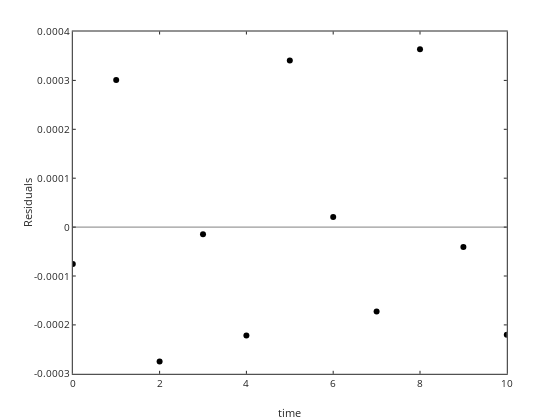

Notebook code for this chart:
### Code cell
% plot the residuals

plot(t,N-Nbst,'ko',t,zeros(size(N)),'k-')
xlabel('time'); ylabel('Residuals')

### Figure 1 — Plotly figure (JSON) as saved in the notebook; plotly's stock layout.template omitted (floating-point values rounded to 4 significant figures)
{"data": [{"line": {"color": "rgb(0,0,0)", "width": 0.5}, "marker": {"color": "rgb(0,0,0)", "line": {"color": "rgb(0,0,0)"}, "size": 6, "symbol": "circle"}, "mode": "markers", "name": "", "showlegend": false, "type": "scatter", "visibility": true, "x": [0, 1, 2, 3, 4, 5, 6, 7, 8, 9, 10], "xaxis": "x", "y": [-7.568e-05, 0.0003011, -0.000275, -1.473e-05, -0.0002218, 0.0003408, 2.091e-05, -0.0001727, 0.0003636, -4.046e-05, -0.0002202], "yaxis": "y"}, {"line": {"color": "rgb(0,0,0)", "dash": "solid", "width": 0.5}, "marker": {"color": "rgb(0,0,0)", "line": {"color": "rgb(0,0,0)"}, "size": 6, "symbol": "none"}, "mode": "lines", "name": "", "showlegend": false, "type": "scatter", "visibility": true, "x": [0, 1, 2, 3, 4, 5, 6, 7, 8, 9, 10], "xaxis": "x", "y": [0, 0, 0, 0, 0, 0, 0, 0, 0, 0, 0], "yaxis": "y"}], "layout": {"height": 420, "hovermode": "closest", "margin": {"b": 0, "l": 0, "r": 0, "t": 0}, "plot_bgcolor": "rgba(0,0,0,0)", "showlegend": false, "width": 560, "xaxis": {"anchor": "y", "autorange": false, "domain": [0.13, 0.905], "exponentformat": "none", "gridcolor": "rgba(38,38,38,0.15)", "gridwidth": 1, "linecolor": "rgb(38,38,38)", "linewidth": 1, "mirror": "ticks", "range": [0, 10], "showgrid": false, "showline": true, "side": "bottom", "spikedash": "solid", "spikemode": "across", "spikesides": false, "spikethickness": 1, "tickangle": 0, "tickcolor": "rgb(38,38,38)", "tickfont": {"color": "rgb(38,38,38)", "size": 10}, "ticklen": 3, "ticks": "inside", "ticktext": ["0", "2", "4", "6", "8", "10"], "tickvals": [0, 2, 4, 6, 8, 10], "title": {"font": {"color": "rgb(38,38,38)", "size": 11}, "text": "time"}, "type": "linear", "visible": true, "zeroline": false}, "yaxis": {"anchor": "x", "autorange": false, "domain": [0.11, 0.925], "exponentformat": "none", "gridcolor": "rgba(38,38,38,0.15)", "gridwidth": 1, "linecolor": "rgb(38,38,38)", "linewidth": 1, "mirror": "ticks", "range": [-0.0003, 0.0004], "showgrid": false, "showline": true, "side": "left", "spikedash": "solid", "spikemode": "across", "spikesides": false, "spikethickness": 1, "tickangle": 0, "tickcolor": "rgb(38,38,38)", "tickfont": {"color": "rgb(38,38,38)", "size": 10}, "ticklen": 3, "ticks": "inside", "ticktext": ["-0.0003", "-0.0002", "-0.0001", "0", "0.0001", "0.0002", "0.0003", "0.0004"], "tickvals": [-0.0003, -0.0002, -0.0001, 0, 0.0001, 0.0002, 0.0003, 0.0004], "title": {"font": {"color": "rgb(38,38,38)", "size": 11}, "text": "Residuals"}, "type": "linear", "visible": true, "zeroline": false}}}
